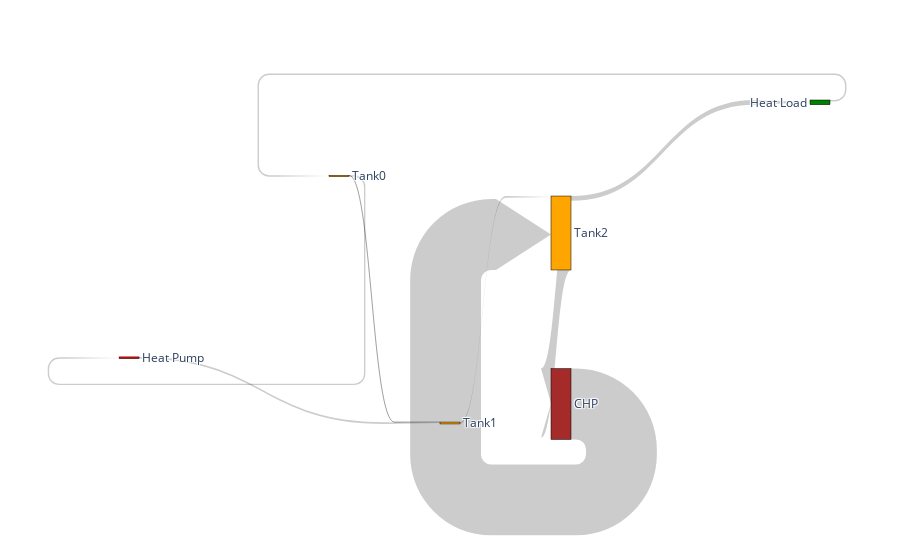

The notebook cell this image was saved under:
### Markdown cell above
### Plot with more details

### Code cell
#Plot where out/fro CHP considered

fig = go.Figure(data=[go.Sankey(
    arrangement = "snap",
    valuesuffix = "Wh",
    node = dict(
      pad = 10,
    #   thickness = 20,
      line = dict(color = "black", width = 0.5),
      label = ["Heat Pump", "Tank0", "Tank1", "Tank2", "Heat Load", "CHP"],
      x = [0, 0.35, 0.5, 0.65, 1,0.65],
      y = [0,0.2,0.85,0.35,-0.2, 0.8],
    #   color = "blue"
      color = ['Red', 'Orange', 'Orange', 'Orange', 'Green', 'Brown']
    ),
    link = dict(
      arrowlen = 55,
      source = [0, 1, 2,3, 4, 1,5,3], # indices correspond to labels, eg A1, A2, A1, B1, ...
      target = [2, 2, 3,4, 1, 0,3,5],
      value = [(((df[x].sum())**2)**0.5)/4 for x in Qflows]
    #   curve = [0, 0, 0, 0.5, 0]
  ))])

fig.show()

### Figure 1 — Plotly figure (JSON) as saved in the notebook; plotly's stock layout.template omitted (floating-point values rounded to 4 significant figures)
{"data": [{"arrangement": "snap", "link": {"arrowlen": 55, "source": [0, 1, 2, 3, 4, 1, 5, 3], "target": [2, 2, 3, 4, 1, 0, 3, 5], "value": [12700000.0, 538900.0, 12500000.0, 33150000.0, 10010000.0, 9582000.0, 500100000.0, 488700000.0]}, "node": {"color": ["Red", "Orange", "Orange", "Orange", "Green", "Brown"], "label": ["Heat Pump", "Tank0", "Tank1", "Tank2", "Heat Load", "CHP"], "line": {"color": "black", "width": 0.5}, "pad": 10, "x": [0, 0.35, 0.5, 0.65, 1, 0.65], "y": [0, 0.2, 0.85, 0.35, -0.2, 0.8]}, "type": "sankey", "valuesuffix": "Wh"}], "layout": {}}
